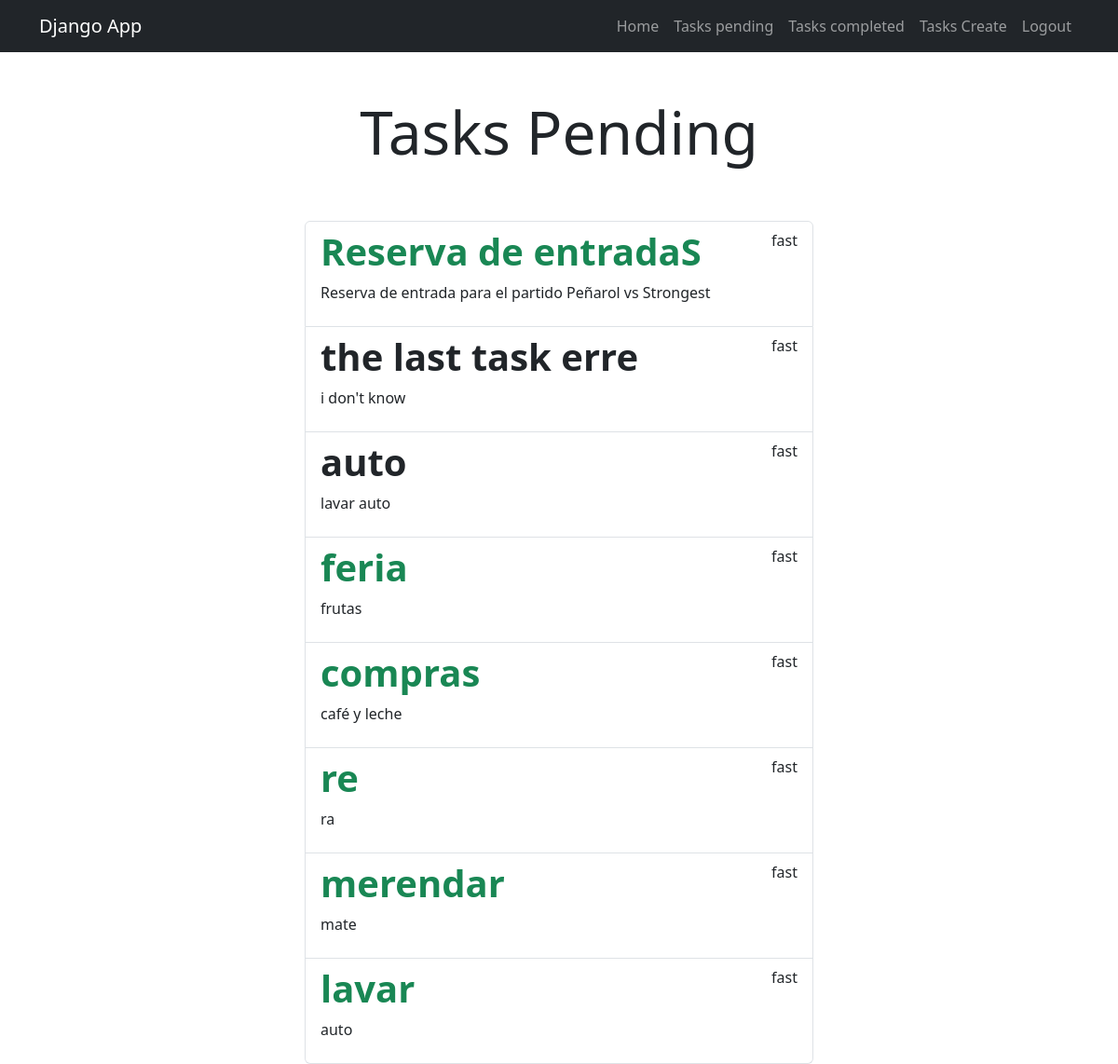
Page /tasks_completed/ (signed in) on the committed database.
### tasks/models.py (models this page shows, shortened)
class Task(models.Model):
    title = models.CharField(max_length=100)
    description = models.TextField(blank=True)
    created = models.DateTimeField(auto_now_add=True)
    datecompleted = models.DateTimeField(null=True, blank=True)
    important = models.BooleanField(default=False)
    user = models.ForeignKey(User, on_delete=models.CASCADE)

### tasks/views.py (the view)
# urls.py: path('tasks_completed/', views.tasks_completed, name = 'task_completed'),
@login_required
def tasks_completed(request):
    tasks = Task.objects.filter(user=request.user, datecompleted__isnull=False)
    return render(request, 'tasks.html', {'tasks': tasks})

### tasks/templates/tasks.html (shortened to what this page needs)
{% extends 'base.html' %}
{% block content %}
<main class="container">
    <div class="row">
        <div class="col-md-6 offset-md-3">
            <h1 class="text-center display-3 py-5">Tasks Pending</h1>
            <ul class="list-group">
                {% for task in tasks %}
                <a class="list-group-item" href="{% url 'task_detail' task.id %}">
                    <header class="d-flex justify-content-between">
                        {% if task.important %}
                        <h1 class="fw-bold text-success">{{task.title}}</h1>
                        {% else %}
                        <h1 class="fw-bold">{{task.title }}</h1>
                        {% endif %}
                        <p>{{task.user.username}}</p>
                    </header>
                <p>{{task.description}}</p>
                </a>
                {% endfor %}
            </ul>
        </div>
    </div>
</main>
{% endblock %}

### tasks/templates/base.html (shortened to what this page needs)
<!DOCTYPE html>
<html lang="en">
<head>
    <link rel="stylesheet" href="https://cdn.jsdelivr.net/npm/bootstrap@5.3.3
    /dist/css/bootstrap.min.css">
</head>
<body>
    <nav  class="navbar navbar-expand-lg navbar-dark bg-dark">
        <div class="container">
          <a class="navbar-brand" href="#">Django App</a>
          <div class="collapse navbar-collapse" id="navbarNav">
            <ul class="navbar-nav ms-auto"> <li class="nav-item">
              <a href="/" class="nav-link">Home</a>
          </li>
          {% if user.is_authenticated %}
          <li class="nav-item">
              <a href="/tasks" class="nav-link">Tasks pending</a>
          </li>
          <li class="nav-item">
              <a href="/tasks_completed" class="nav-link">Tasks completed</a>
          </li>
          <li class="nav-item">
              <a href="/tasks/create/" class="nav-link">Tasks Create</a>
          </li>
          <li class="nav-item">
              <a href="/logout" class="nav-link">Logout</a>
          </li>
          {% endif %}
            </ul>
          </div>
        </div>
      </nav>
    {% block content %}
    {% endblock %}
</body>
</html>

### rows in the picture
Task: title "Reserva de entradaS", user.username "fast", description "Reserva de entrada para el partido Peñarol vs Strongest"
Task: title "the last task erre", user.username "fast", description "i don't know"
Task: title "auto", user.username "fast", description "lavar auto"
Task: title "feria", user.username "fast", description "frutas"
Task: title "compras", user.username "fast", description "café y leche"
Task: title "re", user.username "fast", description "ra"
Task: title "merendar", user.username "fast", description "mate"
Task: title "lavar", user.username "fast", description "auto"
